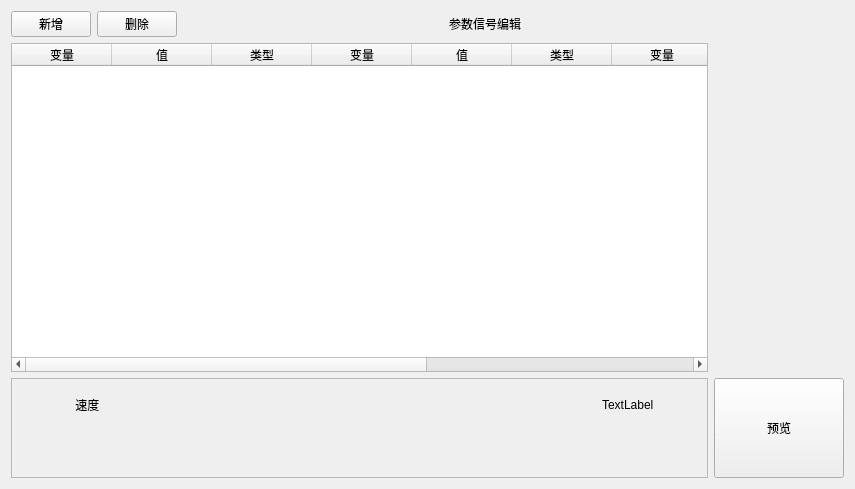
<?xml version="1.0" encoding="UTF-8"?>
<ui version="4.0">
 <class>ParmeterSet</class>
 <widget class="QWidget" name="ParmeterSet">
  <property name="geometry">
   <rect>
    <x>0</x>
    <y>0</y>
    <width>855</width>
    <height>489</height>
   </rect>
  </property>
  <property name="windowTitle">
   <string>Form</string>
  </property>
  <layout class="QGridLayout" name="gridLayout">
   <item row="2" column="4">
    <widget class="QPushButton" name="pushButton_preview">
     <property name="sizePolicy">
      <sizepolicy hsizetype="Preferred" vsizetype="Fixed">
       <horstretch>1</horstretch>
       <verstretch>0</verstretch>
      </sizepolicy>
     </property>
     <property name="minimumSize">
      <size>
       <width>0</width>
       <height>100</height>
      </size>
     </property>
     <property name="text">
      <string>预览</string>
     </property>
    </widget>
   </item>
   <item row="0" column="2">
    <spacer name="horizontalSpacer">
     <property name="orientation">
      <enum>Qt::Horizontal</enum>
     </property>
     <property name="sizeHint" stdset="0">
      <size>
       <width>40</width>
       <height>20</height>
      </size>
     </property>
    </spacer>
   </item>
   <item row="0" column="1">
    <widget class="QPushButton" name="pushButton_del">
     <property name="sizePolicy">
      <sizepolicy hsizetype="Fixed" vsizetype="Fixed">
       <horstretch>0</horstretch>
       <verstretch>0</verstretch>
      </sizepolicy>
     </property>
     <property name="text">
      <string>删除</string>
     </property>
    </widget>
   </item>
   <item row="2" column="0" colspan="4">
    <widget class="QScrollArea" name="scrollArea">
     <property name="sizePolicy">
      <sizepolicy hsizetype="Expanding" vsizetype="Preferred">
       <horstretch>2</horstretch>
       <verstretch>0</verstretch>
      </sizepolicy>
     </property>
     <property name="minimumSize">
      <size>
       <width>0</width>
       <height>100</height>
      </size>
     </property>
     <property name="widgetResizable">
      <bool>true</bool>
     </property>
     <widget class="QWidget" name="scrollAreaWidgetContents_2">
      <property name="geometry">
       <rect>
        <x>0</x>
        <y>0</y>
        <width>696</width>
        <height>98</height>
       </rect>
      </property>
      <widget class="QLabel" name="label_2">
       <property name="geometry">
        <rect>
         <x>60</x>
         <y>20</y>
         <width>54</width>
         <height>12</height>
        </rect>
       </property>
       <property name="text">
        <string> 速度</string>
       </property>
      </widget>
      <widget class="QLabel" name="label_3">
       <property name="geometry">
        <rect>
         <x>590</x>
         <y>20</y>
         <width>54</width>
         <height>12</height>
        </rect>
       </property>
       <property name="text">
        <string>TextLabel</string>
       </property>
      </widget>
     </widget>
    </widget>
   </item>
   <item row="0" column="3" colspan="2">
    <widget class="QLabel" name="label">
     <property name="text">
      <string>参数信号编辑</string>
     </property>
    </widget>
   </item>
   <item row="0" column="0">
    <widget class="QPushButton" name="pushButton_add">
     <property name="sizePolicy">
      <sizepolicy hsizetype="Fixed" vsizetype="Fixed">
       <horstretch>0</horstretch>
       <verstretch>0</verstretch>
      </sizepolicy>
     </property>
     <property name="text">
      <string>新增</string>
     </property>
    </widget>
   </item>
   <item row="1" column="0" colspan="4">
    <widget class="QTableWidget" name="tableWidgetSet">
     <column>
      <property name="text">
       <string>变量</string>
      </property>
     </column>
     <column>
      <property name="text">
       <string>值</string>
      </property>
     </column>
     <column>
      <property name="text">
       <string>类型</string>
      </property>
     </column>
     <column>
      <property name="text">
       <string>变量</string>
      </property>
     </column>
     <column>
      <property name="text">
       <string>值</string>
      </property>
     </column>
     <column>
      <property name="text">
       <string>类型</string>
      </property>
     </column>
     <column>
      <property name="text">
       <string>变量</string>
      </property>
     </column>
     <column>
      <property name="text">
       <string>值</string>
      </property>
     </column>
     <column>
      <property name="text">
       <string>类型</string>
      </property>
     </column>
     <column>
      <property name="text">
       <string>id</string>
      </property>
     </column>
    </widget>
   </item>
  </layout>
 </widget>
 <resources/>
 <connections/>
</ui>
